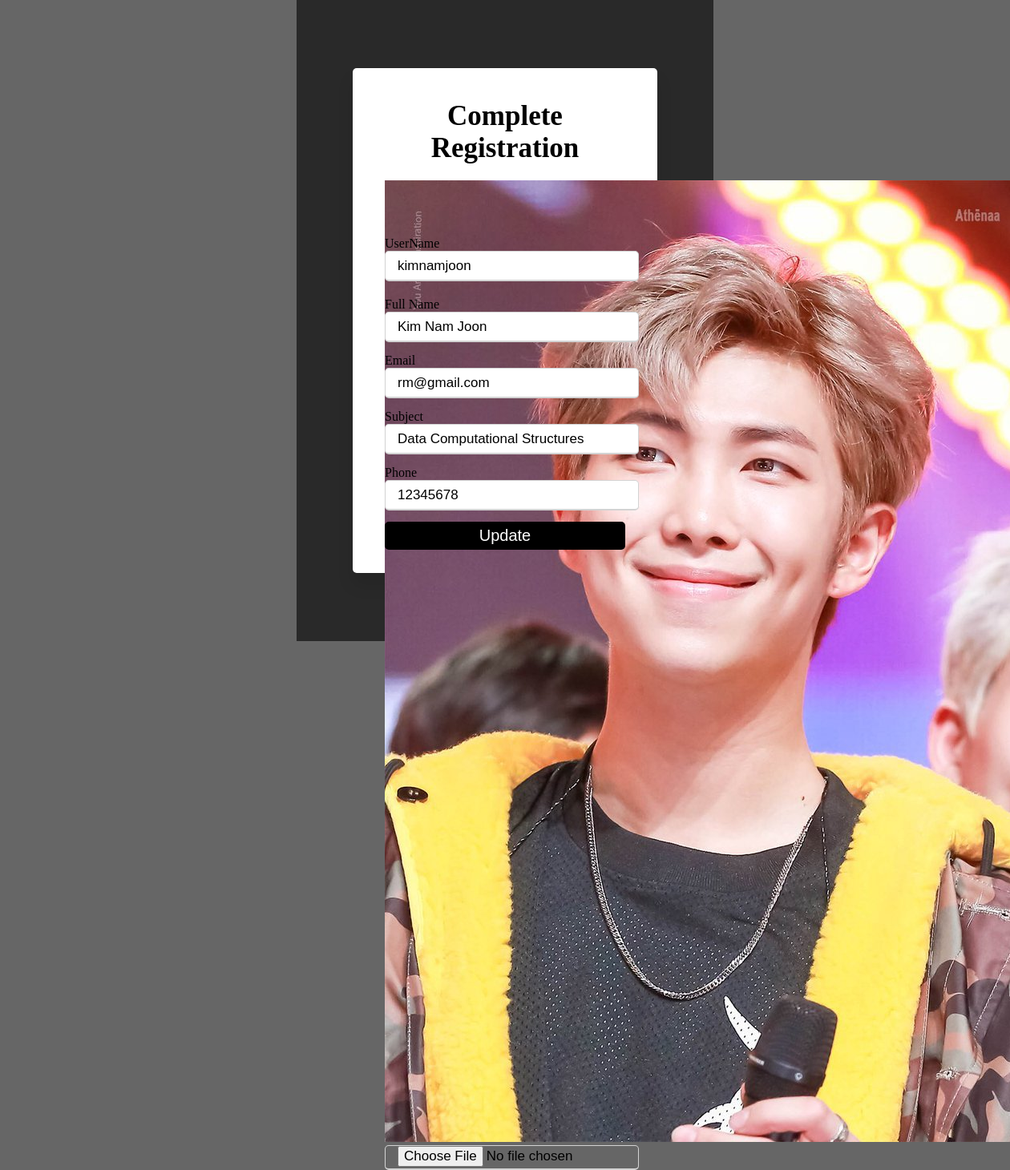
Screenshot of /TeacherEdit/kimnamjoon with the database file from the repository.
### schoolapp/models.py (models this page shows, shortened)
class Teacher(models.Model):
    profile_pic = models.FileField(upload_to='profile_pic',default='default.jpg')
    username = models.CharField(max_length=50)
    name = models.CharField(max_length=50, null=True,blank=True)
    password = models.CharField(max_length=50)
    email = models.CharField(max_length=50)
    subject = models.CharField(max_length=50)
    phone = models.IntegerField(null=True,blank=True)

### schoolapp/views.py (the view)
# urls.py: path('TeacherEdit/<str:username>',views.TeacherEdit,name = 'update'),
def TeacherEdit(request,username):
    teacher = Teacher.objects.get(username= username)
    if teacher!= None:
        return render(request,'teacherinfo.html',{'teacher':teacher})

### template/teacherinfo.html (shortened to what this page needs)
{% load static %}
<!DOCTYPE html>
<html lang="en">
<head>
    <link rel="stylesheet" type="text/css" href="{% static 'css/teacherupdate.css' %}">
</head>
<body>
<div class="wrapper">
    <div class="title-text">
        <div class="title">Complete Registration</div>
    </div>
    <div class="form-container">
        <div class="form-inner">
<form action="TeacherUpdate" method="post" enctype="multipart/form-data">
    <div class="field">
        <img src="{{ teacher.profile_pic.url }}">
        <input type="file" name="profile" >
    </div>
    <div class="field">
        <label>UserName
       <input type="text" name="username" value="{{ teacher.username }}">
</label>
    <div class="field">
        <label>Full Name
       <input type="text" name="name" value="{{ teacher.name }}">
</label>
   </div>
    <div class="field">
       <label>Email
       <input type="text" name="email" value="{{ teacher.email }}">
</label>
   </div>
   <div class="field">
       <label>Subject
       <input type="text" name="subject" value="{{ teacher.subject }}">
</label>
   </div>
    <div class="field">
        <label>Phone
       <input type="text" name="phone" value="{{ teacher.phone }}">
</label>
    </div>
    <div class="field">
        <input type="submit" value="Update">
    </div>
    </div>
</form>
             </div>
    </div>
</div>
</body>
</html>

### static/css/teacherupdate.css (style rules this page uses)
* { margin: 0; padding: 0; }
html,body { display: grid; height:100%; place-items: center; background: linear-gradient(rgba(0,0,0,0.6),rgba(0,0,0,0.6)),url('../images/student.jpg')no-repeat; }
.wrapper { width: 300px; height:550px; margin: 70px; background: #ffffff; padding: 40px; border-radius: 5px; box-shadow: 0px 15px 20px rgba(0,0,0,0.1); }
.wrapper .title-text { display: flex; width: 100%; text-align: center; }
.wrapper .title-text .title { width: 100%; font-size: 35px; font-weight: 600; text-align: center; }
.wrapper .form-container { width: 100%; }
.form-container .form-inner { display: flex; width: 100%; }
.form-container .form-inner form { width: 100%; }
.form-inner form .field { height: 50px; width: 100%; margin-top: 20px; }
.form-inner form .field input { height: 70%; width: 100%; outline: none; padding-left: 15px; font-size: 17px; border-radius: 5px; border: 1px solid lightgrey; border-bottom-width: 2px; }
.form-inner form .field input[type="file"] { width: 100%; height: 55%; }
form .field input[type="submit"] { background: black; color: #ffffff; font-size: 20px; font-weight: 500; padding-left: 0px; border: none; cursor: pointer; }

### rows the page displays
Teacher: profile_pic (picture), username "kimnamjoon", name "Kim Nam Joon", email "rm@gmail.com", subject "Data Computational Structures", phone "12345678"
